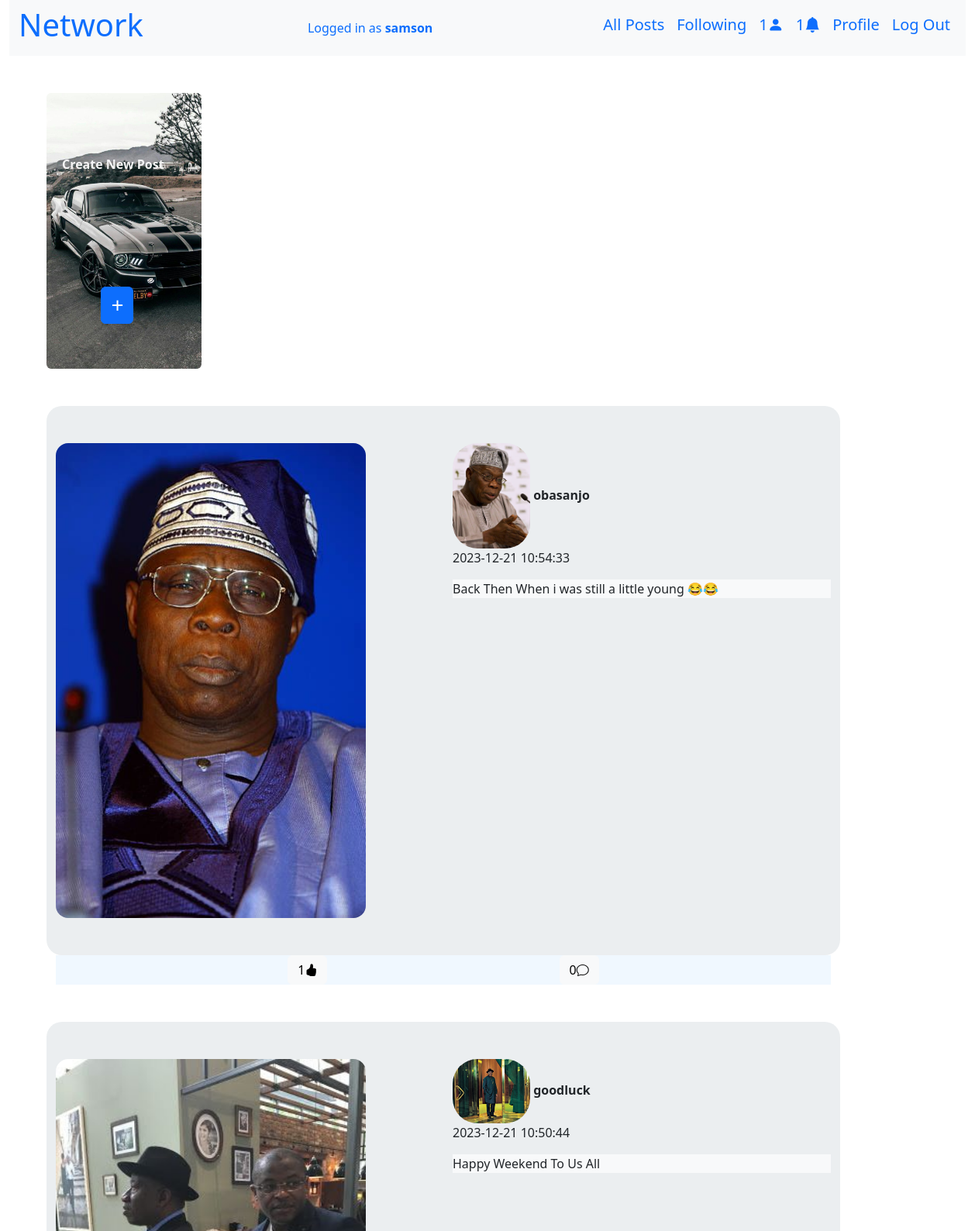
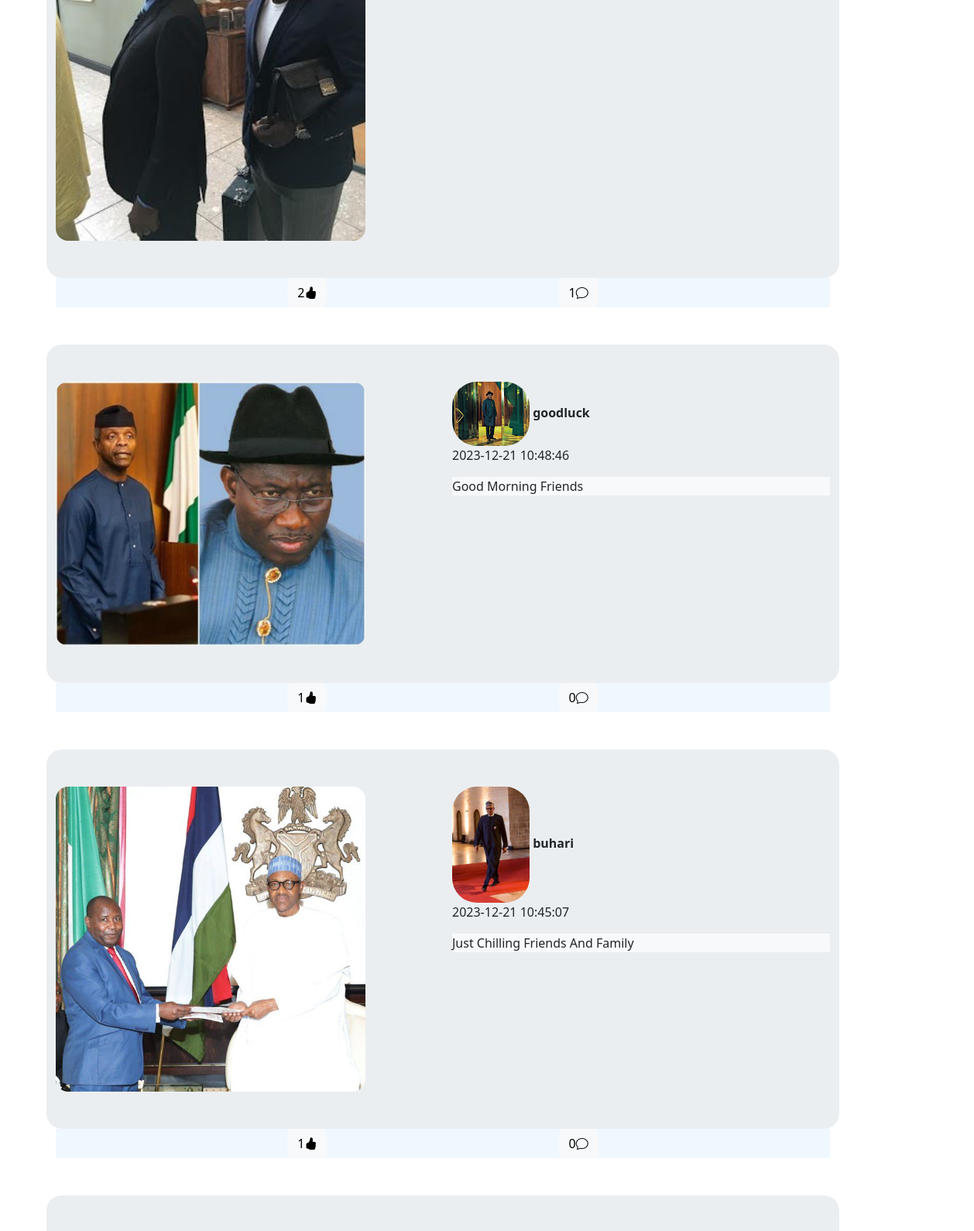
/?page=2 (signed in, upper part), run on the app's committed database (2 pictures, top to bottom).
### network/models.py (models this page shows, shortened)
class User(AbstractUser):
    pass

class Post(models.Model):
    user = models.ForeignKey(User,on_delete=models.CASCADE)
    content = models.TextField()
    timestamp = models.DateTimeField(auto_now_add=True)
    media = models.FileField(upload_to='post_storage/',blank=True,null=True)
    media_type = models.TextField(null=True)
    def like_count(self):
        return self.post_like.count()
    def comment_count(self):
        return self.post_comment.count()

class Profile(models.Model):
    user = models.OneToOneField(User, on_delete=models.CASCADE,related_name="user_profile")
    bio = models.TextField(blank=True)
    profile_picture = models.ImageField(upload_to='profile_pics/',blank=True,null=True)

### network/views.py (the view)
# urls.py: path("", views.index, name="index"),
@login_required
def index(request):
    if request.user.is_authenticated:
        if Profile.objects.filter(user=request.user).exists():
            posts = Post.objects.all()
            posts = posts.order_by("-timestamp").all()
            friend_requests = Friend.objects.filter(friend=request.user,is_accepted=False)
            if friend_requests:
                friend_count = friend_requests.count()
            else:
                friend_count = " "
            notifications =  Notification.objects.filter(user=request.user,is_read=False)
            if notifications:
                notification_count = notifications.count()
            else:
                notification_count = " "
            paginator = Paginator(posts,10)
            page_number = request.GET.get("page")
            page_obj = paginator.get_page(page_number)
            return render(request, "network/index.html",
             {"page_obj" :page_obj,
              "friend_count":friend_count,"notification_count":notification_count
              }
        )
        else:
            return HttpResponseRedirect(reverse("edit_profile"))
    else:
        return HttpResponseRedirect(reverse('login'))

### network/templates/network/index.html (shortened to what this page needs)
{% extends "network/layout.html" %}
{% load static %}
{% block body %}
  <div class="create_post_container position-relative mb-5">
    <strong class="position-absolute">Create New Post</strong>
    <img src="{% static 'network/car.jpg' %}" alt="img" class="img-container rounded-2" width="200">
    <button type="button" onclick="create_post()" class="btn btn-primary "><em class="h3">+</em></button>
    </div>
    <div class="container-fluid d-flex flex-column justify-content-center" id="display_all_post">
        {% for post in page_obj %}
        <div class="max" data-post="{{ post.id }}">
        <div class="row row-cols-md-1 row-cols-lg-2" id="col">
            <div class="col mt-5 mb-5">
                <a href="{% url 'get_post' post_id=post.id  %}">
                {% if post.media_type == "image" %}
                <img src="{{ post.media.url }}" alt="picture" width="400" height="400" class="img-fluid rounded-4">
                {% elif post.media_type == "video" %}
                <video src="{{ post.media.url }}" controls  width="400" height="400" class="img-fluid rounded-4"></video>
                {% endif %}
               </a>
            </div>
            <div class="col mt-5">
                <a href="{% url 'get_profile' user_id=post.user.id %}" class="nav-link">
           <img src="{{ post.user.user_profile.profile_picture.url }}" alt="user image" class="img-fluid rounded-5" width="100" height="100">
            <strong class="user_name">{{ post.user.username }}</strong>
        </a>
            <span>{{ post.timestamp | date:"Y-m-d H:i:s" }}</span>
            <div class="mt-3 bg-light">{{ post.content }}</div>
        </div>
    </div>
           <div class="buttons_control mb-5 d-flex flex-row justify-content-evenly">
            <button type="button" class=" like_buttons btn btn-light" data-post="{{ post.id }}" id="{{ post.id}}">{{ post.like_count }}<i class="bi bi-hand-thumbs-up-fill" ></i></button>
            <button type="button" class="comment_buttons btn btn-light">
                {{ post.comment_count }}<i class="bi bi-chat"></i>
            </button>
           </div>
        {% endfor %}
    </div>
{% endblock %}

### network/templates/network/layout.html (shortened to what this page needs)
{% load static %}
<!DOCTYPE html>
<html lang="en">
    <head>
        <link href="https://cdn.jsdelivr.net/npm/bootstrap@5.3.2/dist/css/bootstrap.min.css" rel="stylesheet">
    </head>
        <link rel="stylesheet" href="https://cdn.jsdelivr.net/npm/bootstrap-icons@1.11.2/font/bootstrap-icons.min.css">
        <link href="{% static 'network/styles.css' %}" rel="stylesheet">
    </head>
    <body>
      <div class="container-fluid">
        <nav class="navbar navbar-expand bg-light">
            <div class="container-fluid">
            <h3 class="h1 text-primary">Network</h3>
            {% if user.is_authenticated %}
                <a class="nav-link text-primary " href="#"> Logged in as<strong> {{ user.username }}</strong></a>
        {% endif %}
              <ul class="navbar-nav mr-auto ">
                {% if user.is_authenticated %}
                <li class="nav-item h5">
                    <a class="nav-link text-primary" href="{% url 'index' %}">All Posts</a>
                  </li>
                    <li class="nav-item h5">
                        <a class="nav-link text-primary" href="{% url 'get_friends_post' %}">Following</a>
                    </li>
                    <li class="nav-item h5">
                        <a class="nav-link text-primary" href="{% url 'get_all_user' %}"><span class="notification">{{ friend_count }}</span><i class="bi bi-person-fill text-primary"></i></a>
                    </li>
                    <li class="nav-item h5">
                        <a class="nav-link text-primary" href="{% url 'get_notification' %}"><span class="notification">{{ notification_count }}</span><i class="bi bi-bell-fill text-primary"></i></a>
                    </li>
                    <li class="nav-item h5">
                        <a class="nav-link text-primary" href="{% url 'get_profile' user_id=user.id %}"><span class="notification">Profile</a>
                    </li>
                    <li class="nav-item h5">
                        <a class="nav-link text-primary" href="{% url 'logout' %}">Log Out</a>
                    </li>
                {% endif %}
              </ul>
            </div>
          </nav>
        </div>
        <div class="container-fluid m-5">
            {% block body %}
            {% endblock %}
    </body>
</html>

### network/static/network/styles.css (style rules this page uses)
.create_post_container button { position: absolute; transition: ease-in-out; transform: translate(-130px, 250px); }
.create_post_container strong { transform: translate(20px, 80px); color: whitesmoke; }
#col { background-color: rgb(235, 238, 240); border-radius: 20px; }
.buttons_control { background-color: aliceblue; }
.max { max-width: 1000px; }

### data on the page
User: username "samson"
Post: media (picture), user.user_profile.profile_picture (picture), user.username "obasanjo", timestamp "2023-12-21 10:54:33", content "Back Then When i was still a little young 😂😂", like_count "1", comment_count "0"
Post: media (picture), user.user_profile.profile_picture (picture), user.username "goodluck", timestamp "2023-12-21 10:50:44", content "Happy Weekend To Us All", like_count "2", comment_count "1"
Post: media (picture), user.user_profile.profile_picture (picture), user.username "goodluck", timestamp "2023-12-21 10:48:46", content "Good Morning Friends", like_count "1", comment_count "0"
Post: media (picture), user.user_profile.profile_picture (picture), user.username "buhari", timestamp "2023-12-21 10:45:07", content "Just Chilling Friends And Family", like_count "1", comment_count "0"

### other printed values
{{ friend_count }} "1"
{{ notification_count }} "1"
